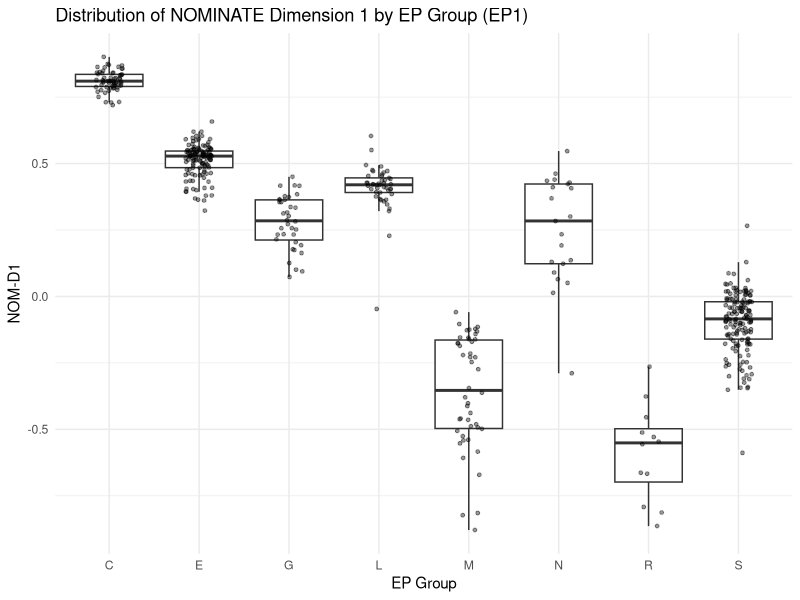
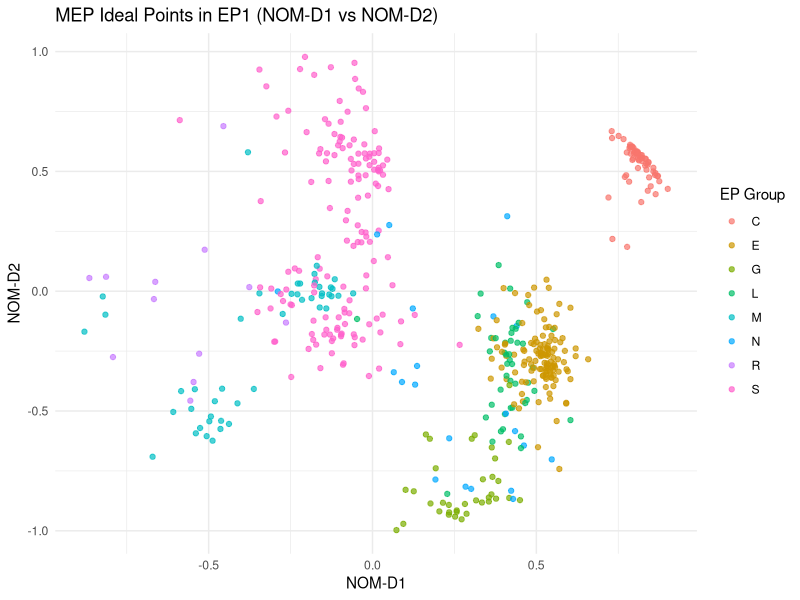
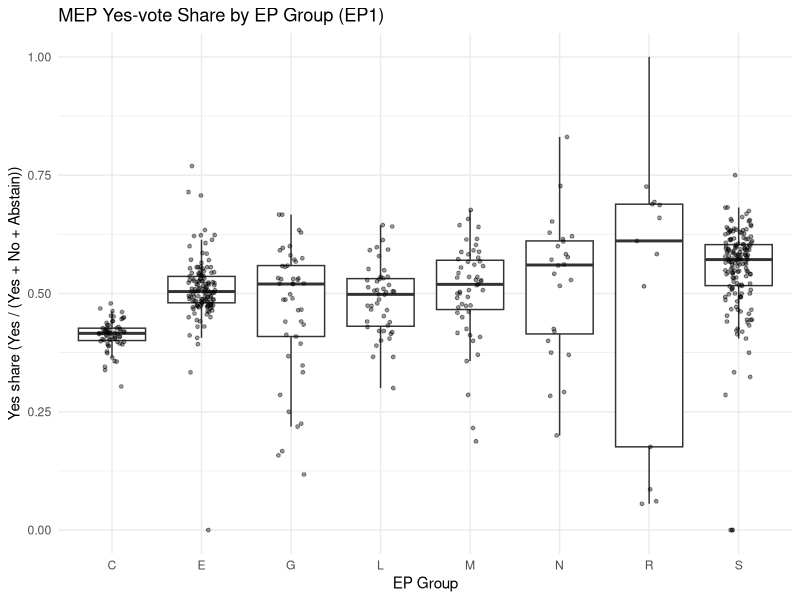
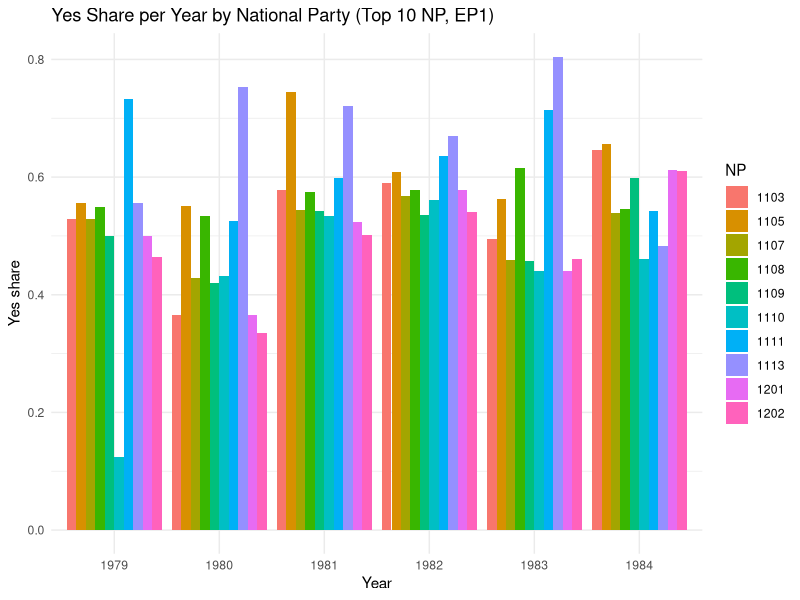
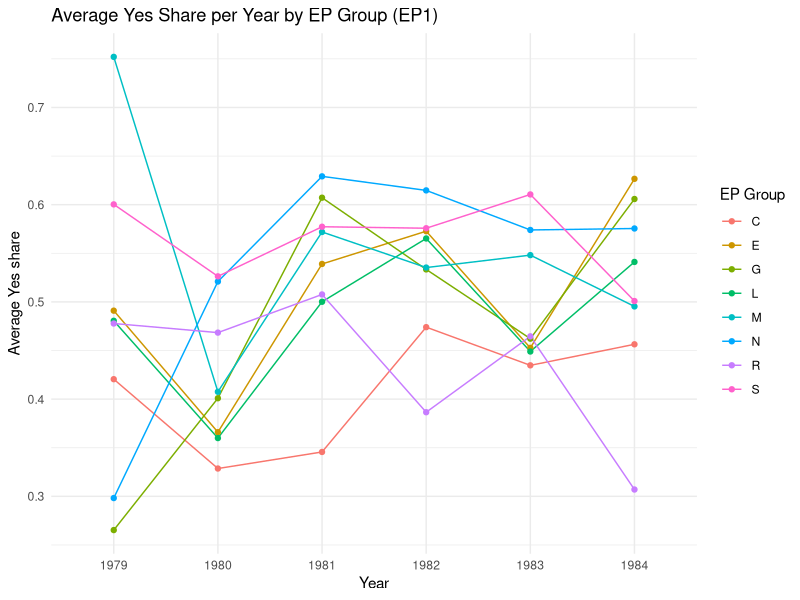

Generate these figures, in order, with R:
######################
# Data Visualization for Social Scientists
# Problem Set 1 (PS01)
# Author: Sein Kim
######################

# Packages
library(tidyverse)
library(readr)
library(readxl)
library(ggplot2)

############################################################
# Q1. Load datasets into the global environment
############################################################
# Load EP1 roll-call votes (wide format)
rcv_ep1 <- read_csv("rcv_ep1.txt", show_col_types = FALSE)

# Load MEP-level information (EP1 sheet is sheet = 2)
mep_info <- read_excel("mep_info_26Jul11.xls", sheet = 2) %>%
  rename(MEPID = `MEP id`)

############################################################
# Q3. Identify ID/metadata vs vote columns + tidy wide -> long
#     + summary table of decision categories
############################################################
# Identify ID/metadata columns and vote decision columns
id_cols <- c("MEPID", "MEPNAME", "MS", "NP", "EPG")
vote_cols <- names(rcv_ep1) %>% str_subset("^V\\d+$")  # V1, V2, ..., Vn

# Check
print(setdiff(id_cols, names(rcv_ep1)))
print(length(vote_cols))                  

# Tidy voting data: wide -> long (one row = one MEP x one roll-call)
rcv_ep1_long <- rcv_ep1 %>%
  pivot_longer(
    cols = all_of(vote_cols),
    names_to = "rollcall_id",
    values_to = "vote_code"
  ) %>%
  mutate(
    decision = case_when(
      vote_code == 1 ~ "Yes",
      vote_code == 2 ~ "No",
      vote_code == 3 ~ "Abstain",
      vote_code == 4 ~ "Present but did not vote",
      vote_code == 0 ~ "Absent",
      vote_code == 5 ~ "Not an MEP",
      TRUE ~ "Other/Unknown"
    )
  )

# Summary table of decision categories across all votes
decision_counts <- rcv_ep1_long %>%
  count(decision, sort = TRUE)
print(decision_counts)

############################################################
# Q4. Merge MEP-level info with long-format votes + missingness
############################################################
# Merge MEP information with voting data (by MEPID)
rcv_ep1_merged <- rcv_ep1_long %>%
  left_join(mep_info, by = "MEPID")

# Check missingness after merge (key variables)
missing_summary <- rcv_ep1_merged %>%
  summarise(
    missing_nomd1 = sum(is.na(`NOM-D1`)),
    missing_nomd2 = sum(is.na(`NOM-D2`)),
    missing_epg   = sum(is.na(`EP Group`))
  )
print(missing_summary)

############################################################
# Q5. EP-group summaries:
#     - mean Yes rate (Yes/(Yes+No+Abstain))
#     - mean abstention rate
#     - mean NOM-D1 and NOM-D2
############################################################
# Convert "." to NA and cast NOMINATE dimensions to numeric
rcv_ep1_merged <- rcv_ep1_merged %>%
  mutate(
    `NOM-D1` = na_if(as.character(`NOM-D1`), "."),
    `NOM-D2` = na_if(as.character(`NOM-D2`), "."),
    `NOM-D1` = as.numeric(`NOM-D1`),
    `NOM-D2` = as.numeric(`NOM-D2`)
  )

ep_group_summary <- rcv_ep1_merged %>%
  filter(vote_code %in% c(1, 2, 3)) %>%   # valid votes: Yes/No/Abstain
  group_by(`EP Group`) %>%
  summarise(
    yes_rate = mean(vote_code == 1, na.rm = TRUE),
    abstention_rate = mean(vote_code == 3, na.rm = TRUE),
    mean_nomdim1 = mean(`NOM-D1`, na.rm = TRUE),
    mean_nomdim2 = mean(`NOM-D2`, na.rm = TRUE),
    .groups = "drop"
  )
print(ep_group_summary)

############################################################
# Data Visualization
############################################################

############################################################
# V1. Distribution of NOM-D1 by EP group (boxplot + jitter)
############################################################
mep_ep1 <- rcv_ep1_merged %>%
  distinct(MEPID, `EP Group`, `NOM-D1`, `NOM-D2`) %>%
  filter(!is.na(`NOM-D1`))

pdf("viz1_SK.pdf", width = 8, height = 5)
ggplot(mep_ep1, aes(x = `EP Group`, y = `NOM-D1`)) +
  geom_boxplot(outlier.shape = NA) +
  geom_jitter(width = 0.15, alpha = 0.4, size = 1) +
  labs(
    title = "Distribution of NOMINATE Dimension 1 by EP Group (EP1)",
    x = "EP Group",
    y = "NOM-D1"
  ) +
  theme_minimal()
dev.off()

############################################################
# V2. Scatterplot NOM-D1 vs NOM-D2, colored by EP group
############################################################
mep_ep1_scatter <- rcv_ep1_merged %>%
  distinct(MEPID, `EP Group`, `NOM-D1`, `NOM-D2`) %>%
  filter(!is.na(`NOM-D1`), !is.na(`NOM-D2`))

pdf("viz2_SK.pdf", width = 8, height = 5)
ggplot(mep_ep1_scatter, aes(x = `NOM-D1`, y = `NOM-D2`, color = `EP Group`)) +
  geom_point(alpha = 0.7, size = 1.5) +
  labs(
    title = "MEP Ideal Points in EP1 (NOM-D1 vs NOM-D2)",
    x = "NOM-D1",
    y = "NOM-D2",
    color = "EP Group"
  ) +
  theme_minimal()
dev.off()

############################################################
# V3. Cohesion: boxplot of MEP-level Yes share by EP group
############################################################
mep_yes_share <- rcv_ep1_merged %>%
  filter(vote_code %in% c(1, 2, 3)) %>%
  group_by(MEPID, `EP Group`) %>%
  summarise(
    yes_share = mean(vote_code == 1, na.rm = TRUE),
    n_votes = n(),
    .groups = "drop"
  )

pdf("viz3_SK.pdf", width = 8, height = 5)
ggplot(mep_yes_share, aes(x = `EP Group`, y = yes_share)) +
  geom_boxplot(outlier.shape = NA) +
  geom_jitter(width = 0.15, alpha = 0.4, size = 1) +
  scale_y_continuous(limits = c(0, 1)) +
  labs(
    title = "MEP Yes-vote Share by EP Group (EP1)",
    x = "EP Group",
    y = "Yes share (Yes / (Yes + No + Abstain))"
  ) +
  theme_minimal()
dev.off()

############################################################
# V4. Yes share per year by national party (bar plot)
############################################################
# Load roll-call metadata to obtain year information
vote_info <- read_excel("vote_info_Jun2010.xls", sheet = "EP1")

vote_info_ep1 <- vote_info %>%
  filter(`EP No.` == 1) %>%
  mutate(
    vote_no = as.integer(`Vote No. in RCV_EP1 file`),
    # Date is stored as Excel serial number (character)
    date = as.Date(as.numeric(Date), origin = "1899-12-30"),
    year = format(date, "%Y")
  ) %>%
  select(vote_no, year) %>%
  filter(!is.na(year))   # drop roll-calls with missing dates

# Merge year onto rcv long data
rcv_ep1_long_year <- rcv_ep1_long %>%
  mutate(vote_no = as.integer(sub("^V", "", rollcall_id))) %>%
  left_join(vote_info_ep1, by = "vote_no")

# Check remaining missing years
print(sum(is.na(rcv_ep1_long_year$year)))

# Year x NP yes share
np_year_yes <- rcv_ep1_long_year %>%
  filter(vote_code %in% c(1, 2, 3)) %>%
  filter(!is.na(year)) %>%
  group_by(year, NP) %>%
  summarise(yes_share = mean(vote_code == 1), .groups = "drop")

# Keep top 10 national parties for readability
top_np <- np_year_yes %>%
  count(NP, sort = TRUE) %>%
  slice_head(n = 10) %>%
  pull(NP)

np_year_yes_top <- np_year_yes %>%
  filter(NP %in% top_np)

pdf("viz4_SK.pdf", width = 11, height = 6)
ggplot(np_year_yes_top, aes(x = year, y = yes_share, fill = factor(NP))) +
  geom_col(position = "dodge") +
  labs(
    title = "Yes Share per Year by National Party (Top 10 NP, EP1)",
    x = "Year",
    y = "Yes share",
    fill = "NP"
  ) +
  theme_minimal()
dev.off()

############################################################
# V5. Average Yes share per year by EP group (line plot)
############################################################
# Merge year onto merged dataset (EP Group included)
rcv_ep1_merged_year <- rcv_ep1_merged %>%
  mutate(vote_no = as.integer(sub("^V", "", rollcall_id))) %>%
  left_join(vote_info_ep1, by = "vote_no")

epg_year_yes <- rcv_ep1_merged_year %>%
  filter(vote_code %in% c(1, 2, 3)) %>%
  filter(!is.na(year)) %>%
  group_by(year, `EP Group`) %>%
  summarise(avg_yes = mean(vote_code == 1), .groups = "drop")

pdf("viz5_SK.pdf", width = 8, height = 5)
ggplot(epg_year_yes, aes(x = year, y = avg_yes,
                         group = `EP Group`, color = `EP Group`)) +
  geom_line() +
  geom_point() +
  labs(
    title = "Average Yes Share per Year by EP Group (EP1)",
    x = "Year",
    y = "Average Yes share",
    color = "EP Group"
  ) +
  theme_minimal()
dev.off()

print(head(epg_year_yes, 20))
